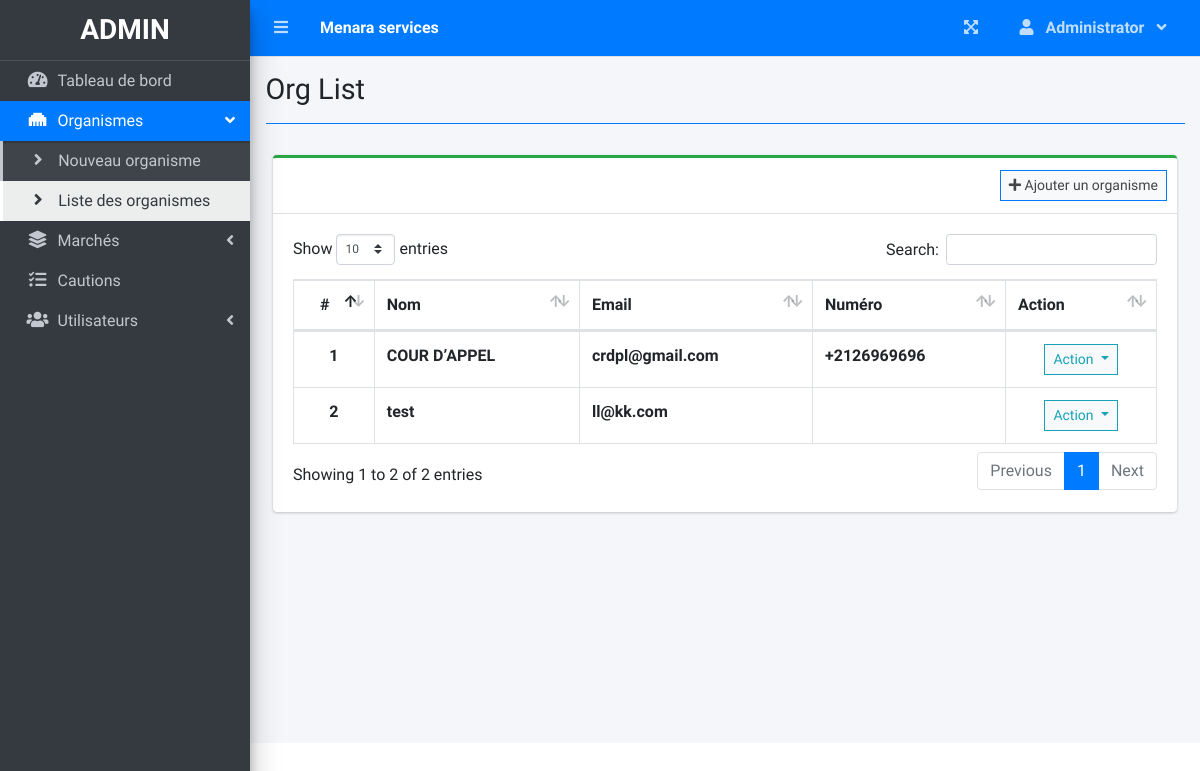
/index.php?page=org_list (signed in), run on an earlier commit of the app's database.
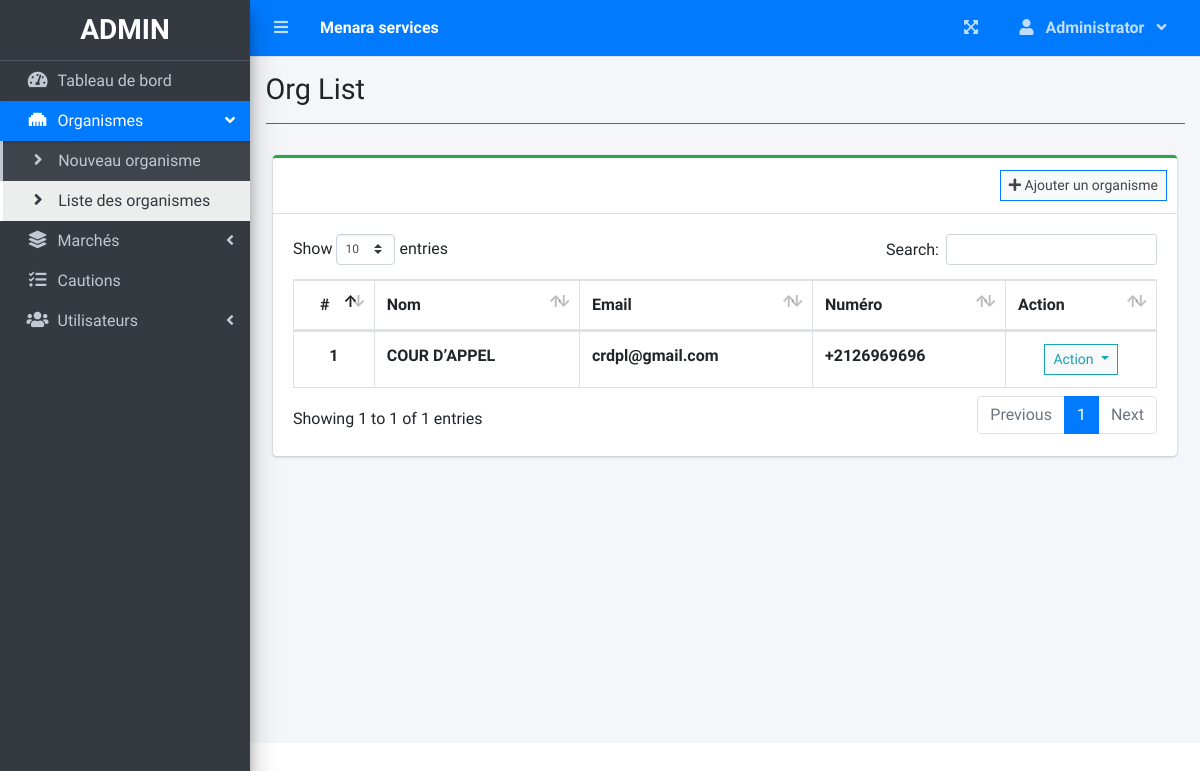
And on a later commit of the database.
### tables this page shows
CREATE TABLE `org` (
  `id` int(11) NOT NULL,
  `name` text NOT NULL,
  `email` varchar(255) NOT NULL,
  `num` varchar(100) NOT NULL
);

### org_list.php (the view, shortened to what this page needs)
<?php include'db_connect.php' ?>
<div class="col-lg-12">
	<div class="card card-outline card-success">
		<div class="card-header">
			<div class="card-tools">
				<a class="btn btn-block btn-sm btn-default btn-flat border-primary" href="./index.php?page=new_org"><i class="fa fa-plus"></i> Ajouter un organisme</a>
			</div>
		</div>
		<div class="card-body">
			<table class="table tabe-hover table-bordered" id="list">
				<thead>
					<tr>
						<th class="text-center">#</th>
						<th>Nom</th>
						<th>Email</th>
						<th>Numéro</th>
						<th>Action</th>
					</tr>
				</thead>
				<tbody>
					<?php
					$i = 1;
					$qry = $conn->query("SELECT * FROM org order by name asc");
					while($row= $qry->fetch_assoc()):
					?>
					<tr>
						<th class="text-center"><?php echo $i++ ?></th>
						<td><b><?php echo  html_entity_decode($row['name']) ?></b></td>
						<td><b><?php echo $row['email'] ?></b></td>
						<td><b><?php echo $row['num'] ?></b></td>
						<td class="text-center">
							<button type="button" class="btn btn-default btn-sm btn-flat border-info wave-effect text-info dropdown-toggle" data-toggle="dropdown" aria-expanded="true">
		                      Action
		                    </button>
						</td>
					</tr>
				<?php endwhile; ?>
				</tbody>
			</table>
		</div>
	</div>
</div>

What changed in the data, as far as the page shows it:
removed org: name "test", email "ll@kk.com"
Also different on the page:
text written by a page script: "Show entries Search: Showing 1 to 2 of 2 entries Previous 1 Next" → "Show entries Search: Showing 1 to 1 of 1 entries Previous 1 Next"
